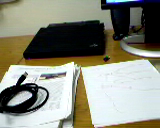
//> input picture Learning.OpenCV/example_16-01-imgA.png, 160 x 128 px
$ ./example_02-09 ../example_16-01-imgA.png   (built with g++ and OpenCV 4)
//> lines starting //> are read from the running program, lines starting //| are printed output that depends on the picture; after the words box and inside, x2 and y2 are one past the last pixel; in counts of white or black regions, pixels touching at a corner belong together
// Example 2-9. Getting and setting pixels in Example 2-8

#include <opencv2/opencv.hpp>

void help(char** argv )
{
    std::cout << "\n"
        << "\nExample 2-9. Getting and setting pixels in Example 2-8"
        << "\nCall:\n"
        << argv[0] <<" <path/image>\n"
        << "For example:\n"
        << argv[0] << " ../fruits.jpg\n"
        << std::endl;
}

int main( int argc, char** argv )
{
    if (argc != 2) {
        help(argv);
        return 0;
    }


    cv::Mat img_rgb, img_gry, img_cny, img_pyr, img_pyr2;

    cv::namedWindow( "Example Gray", cv::WINDOW_AUTOSIZE );
    cv::namedWindow( "Example Canny", cv::WINDOW_AUTOSIZE );

    img_rgb = cv::imread( argv[1] );
//> img_rgb is the input picture: 128 rows x 160 cols, CV_8UC3; mean B, G, R 124.1, 138, 137

    cv::cvtColor( img_rgb, img_gry, cv::COLOR_BGR2GRAY);
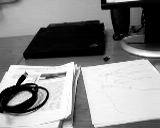
//> img_gry: 128 rows x 160 cols, CV_8UC1; min 0, max 255, mean 136.1

    cv::pyrDown( img_gry, img_pyr );
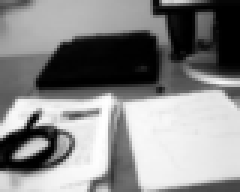
//> img_pyr: 64 rows x 80 cols, CV_8UC1 (shown 3 times larger); min 0, max 254, mean 136.1
    cv::pyrDown( img_pyr, img_pyr2 );
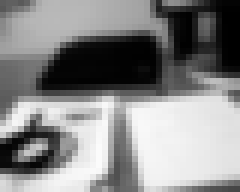
//> img_pyr2: 32 rows x 40 cols, CV_8UC1 (shown 6 times larger); min 0, max 251, mean 135.8

    cv::Canny( img_pyr2, img_cny, 10, 100, 3, true );
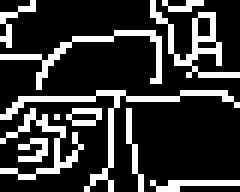
//> img_cny: 32 rows x 40 cols, CV_8UC1 (shown 6 times larger); 21.2% white in thin lines or dots

    // ----------------------------------------------------
    // Start new code for example 2-9
    //

    int x = 16, y = 32;
    cv::Vec3b intensity = img_rgb.at< cv::Vec3b >(y, x);
//> intensity = [151, 171, 167]

    // ( Note: We could write img_rgb.at< cv::Vec3b >(x,y)[0] )
    //
    uchar blue  = intensity[0];
//> blue = 151
    uchar green = intensity[1];
//> green = 171
    uchar red   = intensity[2];
//> red = 167

    std::cout << "At (x,y) = (" << x << ", " << y <<
        "): (blue, green, red) = (" <<
        (unsigned int)  blue <<
        ", " << (unsigned int)green << ", " <<
        (unsigned int)  red << ")" << std::endl;
//| At (x,y) = (16, 32): (blue, green, red) = (151, 171, 167)

    std::cout << "Gray pixel there is: " <<
        (unsigned int)  img_gry.at<uchar>(y, x) << std::endl;
//| Gray pixel there is: 168

    x /= 4; y /= 4;

    std::cout << "Pyramid2 pixel there is: " <<
        (unsigned int)img_pyr2.at<uchar>(y, x) << std::endl;
//| Pyramid2 pixel there is: 165

    img_cny.at<uchar>(x, y) = 128; // Set the Canny pixel there to 128
//> img_cny: 32 rows x 40 cols, CV_8UC1; 0.08% of pixels changed, all inside (x1, y1, x2, y2) = (8, 4, 9, 5)

    //
    // End new code for example 2-9
    // ----------------------------------------------------

    cv::imshow( "Example Gray", img_gry );
    cv::imshow( "Example Canny", img_cny );

    cv::waitKey(0);

}

$ run again, on Learning.OpenCV/checkerboard9x6.png
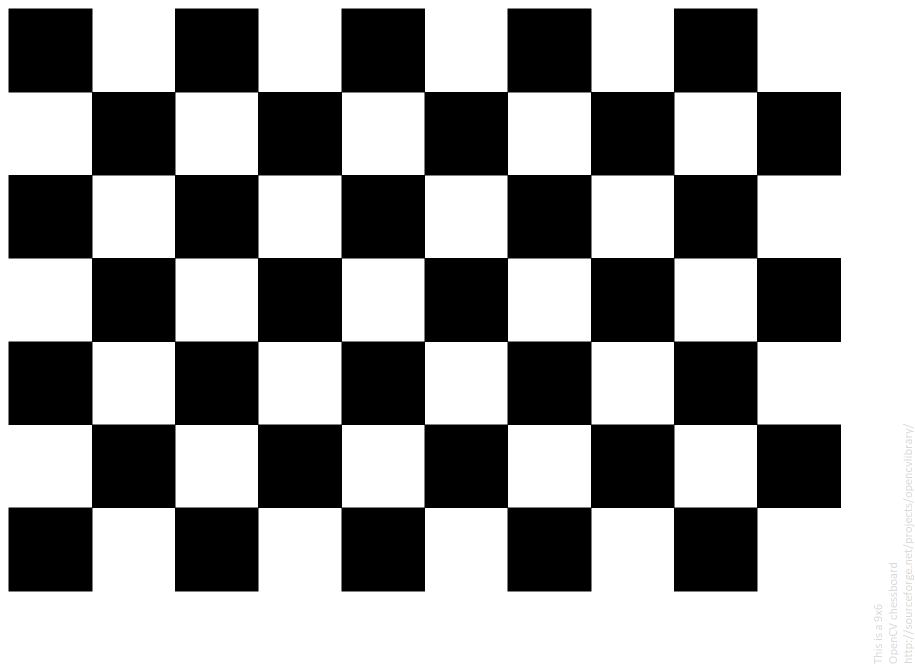
//> input picture Learning.OpenCV/checkerboard9x6.png, 1830 x 1330 px (shown at 1/2 size)
//> img_rgb is the input picture: 1330 rows x 1830 cols, CV_8UC3; mean B, G, R 152.2, 152.2, 152.2
//> `cv::pyrDown( img_pyr, img_pyr2 );`:
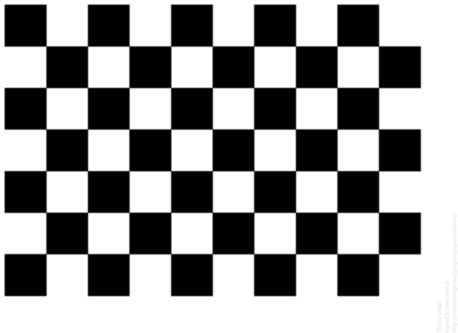
//> img_pyr2: 333 rows x 458 cols, CV_8UC1; min 0, max 255, mean 152.4
//> `cv::Canny( img_pyr2, img_cny, 10, 100, 3, true );`:
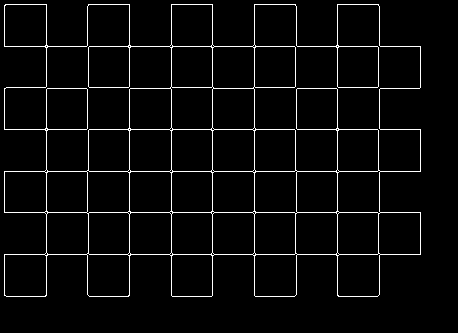
//> img_cny: 333 rows x 458 cols, CV_8UC1; 3.8% white in thin lines or dots, all inside (x1, y1, x2, y2) = (4, 4, 421, 297)
//> intensity = [255, 255, 255]
//> blue = 255
//| At (x,y) = (16, 32): (blue, green, red) = (255, 255, 255)
//| Gray pixel there is: 255
//| Pyramid2 pixel there is: 149
